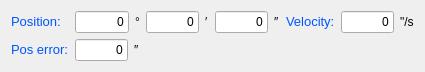
   <widget class="QWidget" name="layoutWidget_8">
    <property name="geometry">
     <rect>
      <x>480</x>
      <y>30</y>
      <width>425</width>
      <height>60</height>
     </rect>
    </property>
    <layout class="QGridLayout" name="gridLayout_5">
     <item row="0" column="0">
      <widget class="QLabel" name="label_26">
       <property name="text">
        <string>&lt;!DOCTYPE HTML PUBLIC &quot;-//W3C//DTD HTML 4.0//EN&quot; &quot;http://www.w3.org/TR/REC-html40/strict.dtd&quot;&gt;
&lt;html&gt;&lt;head&gt;&lt;meta name=&quot;qrichtext&quot; content=&quot;1&quot; /&gt;&lt;style type=&quot;text/css&quot;&gt;
p, li { white-space: pre-wrap; }
&lt;/style&gt;&lt;/head&gt;&lt;body style=&quot; font-family:'Sans Serif'; font-size:10pt; font-weight:400; font-style:normal;&quot;&gt;
&lt;p style=&quot; margin-top:0px; margin-bottom:0px; margin-left:0px; margin-right:0px; -qt-block-indent:0; text-indent:0px;&quot;&gt;&lt;span style=&quot; color:#0055ff;&quot;&gt;Position:&lt;/span&gt;&lt;/p&gt;&lt;/body&gt;&lt;/html&gt;</string>
       </property>
      </widget>
     </item>
     <item row="0" column="1">
      <layout class="QHBoxLayout" name="horizontalLayout_17">
       <item>
        <widget class="QLineEdit" name="lineEdit_n2_posD">
         <property name="cursor">
          <cursorShape>ArrowCursor</cursorShape>
         </property>
         <property name="text">
          <string>0</string>
         </property>
         <property name="alignment">
          <set>Qt::AlignRight|Qt::AlignTrailing|Qt::AlignVCenter</set>
         </property>
         <property name="readOnly">
          <bool>true</bool>
         </property>
        </widget>
       </item>
       <item>
        <widget class="QLabel" name="label_39">
         <property name="text">
          <string>°</string>
         </property>
        </widget>
       </item>
      </layout>
     </item>
     <item row="0" column="2">
      <layout class="QHBoxLayout" name="horizontalLayout_23">
       <item>
        <widget class="QLineEdit" name="lineEdit_n2_posM">
         <property name="cursor">
          <cursorShape>ArrowCursor</cursorShape>
         </property>
         <property name="text">
          <string>0</string>
         </property>
         <property name="alignment">
          <set>Qt::AlignRight|Qt::AlignTrailing|Qt::AlignVCenter</set>
         </property>
         <property name="readOnly">
          <bool>true</bool>
         </property>
        </widget>
       </item>
       <item>
        <widget class="QLabel" name="label_35">
         <property name="text">
          <string>′</string>
         </property>
        </widget>
       </item>
      </layout>
     </item>
     <item row="0" column="3">
      <layout class="QHBoxLayout" name="horizontalLayout_24">
       <item>
        <widget class="QLineEdit" name="lineEdit_n2_posS">
         <property name="cursor">
          <cursorShape>ArrowCursor</cursorShape>
         </property>
         <property name="text">
          <string>0</string>
         </property>
         <property name="alignment">
          <set>Qt::AlignRight|Qt::AlignTrailing|Qt::AlignVCenter</set>
         </property>
         <property name="readOnly">
          <bool>true</bool>
         </property>
        </widget>
       </item>
       <item>
        <widget class="QLabel" name="label_40">
         <property name="text">
          <string>″</string>
         </property>
        </widget>
       </item>
      </layout>
     </item>
     <item row="0" column="4">
      <widget class="QLabel" name="label_27">
       <property name="text">
        <string>&lt;!DOCTYPE HTML PUBLIC &quot;-//W3C//DTD HTML 4.0//EN&quot; &quot;http://www.w3.org/TR/REC-html40/strict.dtd&quot;&gt;
&lt;html&gt;&lt;head&gt;&lt;meta name=&quot;qrichtext&quot; content=&quot;1&quot; /&gt;&lt;style type=&quot;text/css&quot;&gt;
p, li { white-space: pre-wrap; }
&lt;/style&gt;&lt;/head&gt;&lt;body style=&quot; font-family:'Sans Serif'; font-size:10pt; font-weight:400; font-style:normal;&quot;&gt;
&lt;p style=&quot; margin-top:0px; margin-bottom:0px; margin-left:0px; margin-right:0px; -qt-block-indent:0; text-indent:0px;&quot;&gt;&lt;span style=&quot; color:#0055ff;&quot;&gt;Velocity:&lt;/span&gt;&lt;/p&gt;&lt;/body&gt;&lt;/html&gt;</string>
       </property>
      </widget>
     </item>
     <item row="0" column="5">
      <layout class="QHBoxLayout" name="horizontalLayout_25">
       <item>
        <widget class="QLineEdit" name="lineEdit_n2_vel">
         <property name="cursor">
          <cursorShape>ArrowCursor</cursorShape>
         </property>
         <property name="text">
          <string>0</string>
         </property>
         <property name="alignment">
          <set>Qt::AlignRight|Qt::AlignTrailing|Qt::AlignVCenter</set>
         </property>
         <property name="readOnly">
          <bool>false</bool>
         </property>
        </widget>
       </item>
       <item>
        <widget class="QLabel" name="label_85">
         <property name="text">
          <string>&quot;/s</string>
         </property>
        </widget>
       </item>
      </layout>
     </item>
     <item row="1" column="0">
      <widget class="QLabel" name="label_28">
       <property name="text">
        <string>&lt;!DOCTYPE HTML PUBLIC &quot;-//W3C//DTD HTML 4.0//EN&quot; &quot;http://www.w3.org/TR/REC-html40/strict.dtd&quot;&gt;
&lt;html&gt;&lt;head&gt;&lt;meta name=&quot;qrichtext&quot; content=&quot;1&quot; /&gt;&lt;style type=&quot;text/css&quot;&gt;
p, li { white-space: pre-wrap; }
&lt;/style&gt;&lt;/head&gt;&lt;body style=&quot; font-family:'Sans Serif'; font-size:10pt; font-weight:400; font-style:normal;&quot;&gt;
&lt;p style=&quot; margin-top:0px; margin-bottom:0px; margin-left:0px; margin-right:0px; -qt-block-indent:0; text-indent:0px;&quot;&gt;&lt;span style=&quot; color:#0055ff;&quot;&gt;Pos error:&lt;/span&gt;&lt;/p&gt;&lt;/body&gt;&lt;/html&gt;</string>
       </property>
      </widget>
     </item>
     <item row="1" column="1">
      <layout class="QHBoxLayout" name="horizontalLayout_26">
       <item>
        <widget class="QLineEdit" name="lineEdit_n2_poserr">
         <property name="cursor">
          <cursorShape>ArrowCursor</cursorShape>
         </property>
         <property name="text">
          <string>0</string>
         </property>
         <property name="alignment">
          <set>Qt::AlignRight|Qt::AlignTrailing|Qt::AlignVCenter</set>
         </property>
         <property name="readOnly">
          <bool>true</bool>
         </property>
        </widget>
       </item>
       <item>
        <widget class="QLabel" name="label_86">
         <property name="text">
          <string>″</string>
         </property>
        </widget>
       </item>
      </layout>
     </item>
     <item row="1" column="4" colspan="2">
      <spacer name="horizontalSpacer_5">
       <property name="orientation">
        <enum>Qt::Horizontal</enum>
       </property>
       <property name="sizeHint" stdset="0">
        <size>
         <width>128</width>
         <height>20</height>
        </size>
       </property>
      </spacer>
     </item>
    </layout>
   </widget>
